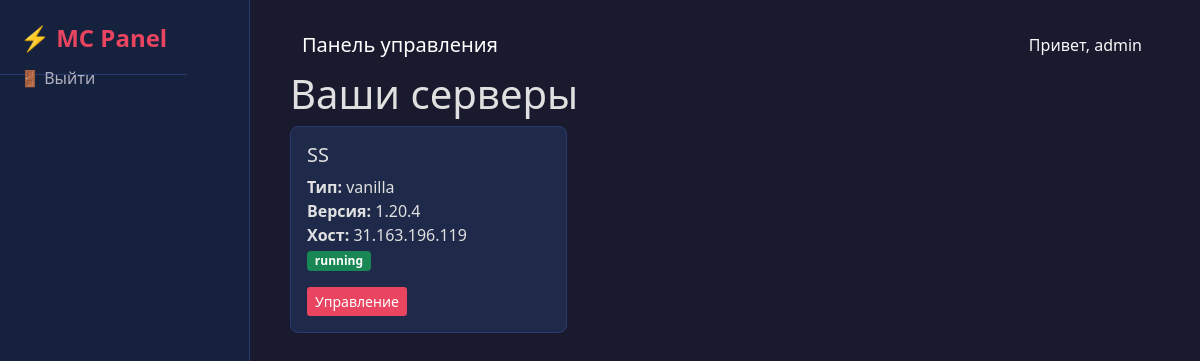
Screenshot of / (signed in) with the database file from the repository.
### models.py (models this page shows, shortened)
class User(UserMixin, db.Model):
    id = db.Column(db.Integer, primary_key=True)
    username = db.Column(db.String(80), unique=True, nullable=False)
    password = db.Column(db.String(120), nullable=False)
    servers = db.relationship('Server', backref='owner', lazy=True)
    co_servers = db.relationship('Server', secondary=server_access, backref=db.backref('co_owners', lazy='dynamic'))

class Server(db.Model):
    id = db.Column(db.Integer, primary_key=True)
    name = db.Column(db.String(100), nullable=False)
    server_type = db.Column(db.String(20), nullable=False, default='vanilla')
    mc_version = db.Column(db.String(20), nullable=False)
    ssh_host = db.Column(db.String(100), nullable=False)
    ssh_port = db.Column(db.Integer, default=22)
    ssh_user = db.Column(db.String(50), nullable=False)
    ssh_password_enc = db.Column(db.String(255), nullable=False)
    status = db.Column(db.String(20), default='offline')
    user_id = db.Column(db.Integer, db.ForeignKey('user.id'), nullable=False)
    startup_command = db.Column(db.Text, default="java -Xms128M -Xmx1024M -jar server.jar nogui")
    memory_percent = db.Column(db.Integer, default=95)
    timezone = db.Column(db.String(50), default="Europe/Moscow")
    garbage_collector = db.Column(db.String(50), default="UseSerialGC")
    domain = db.Column(db.String(100), nullable=True)
    srv_record = db.Column(db.String(100), nullable=True)
    def get_password(self):
        fernet = Fernet(Config.FERNET_KEY.encode())
        return fernet.decrypt(self.ssh_password_enc.encode()).decode()

### app.py (the view)
@app.route('/')
@login_required
def index():
    own_servers = Server.query.filter_by(user_id=current_user.id).all()
    co_servers = Server.query.join(server_access).filter(server_access.c.user_id == current_user.id).all()
    servers = list(set(own_servers + co_servers))
    for server in servers:
        try:
            client = ssh_connect(
                host=server.ssh_host,
                port=server.ssh_port,
                user=server.ssh_user,
                password=server.get_password()
            )
            status = get_status(client, server.name)
            if server.status != status:
                server.status = status
            client.close()
        except Exception:
            server.status = 'offline'
    db.session.commit()
    return render_template('index.html', servers=servers)

### app.py (called while the page is built)
@login_manager.user_loader
def load_user(user_id):
    return db.session.get(User, int(user_id))

### templates/index.html
{% extends "base.html" %}
{% block content %}
<h1>Ваши серверы</h1>
<div class="row">
    {% for server in servers %}
    <div class="col-md-4">
        <div class="card server-card">
            <div class="card-body">
                <h5 class="card-title">{{ server.name }}</h5>
                <p class="card-text">
                    <strong>Тип:</strong> {{ server.server_type }}<br>
                    <strong>Версия:</strong> {{ server.mc_version }}<br>
                    <strong>Хост:</strong> {{ server.ssh_host }}<br>
                    <span class="badge bg-{% if server.status == 'running' %}success{% elif server.status == 'stopped' %}warning{% else %}secondary{% endif %} status-badge">
                        {{ server.status }}
                    </span>
                </p>
                <a href="{{ url_for('server_detail', server_id=server.id) }}" class="btn btn-primary btn-sm">Управление</a>
            </div>
        </div>
    </div>
    {% else %}
    <p>Нет добавленных серверов. <a href="{{ url_for('add_server') }}">Добавить первый</a></p>
    {% endfor %}
</div>
{% endblock %}

### templates/base.html (shortened to what this page needs)
<!DOCTYPE html>
<html lang="ru">
<head>
    <link href="https://cdn.jsdelivr.net/npm/bootstrap@5.1.3/dist/css/bootstrap.min.css" rel="stylesheet">
    <link rel="stylesheet" href="{{ url_for('static', filename='style.css') }}">
</head>
<body>
    <div class="sidebar">
        <a href="{{ url_for('index') }}" class="brand" style="text-decoration: none;">⚡ MC Panel</a>
        <div class="nav flex-column">
            {% if current_user.is_authenticated %}
            <a class="nav-link" href="{{ url_for('logout') }}">🚪 Выйти</a>
            {% else %}
                <a class="nav-link" href="{{ url_for('login') }}">🔑 Вход</a>
                <a class="nav-link" href="{{ url_for('register') }}">📝 Регистрация</a>
            {% endif %}
        </div>
    </div>
    <div class="main-content">
        <nav class="navbar navbar-expand-lg navbar-dark bg-transparent">
            <div class="container-fluid">
                <span class="navbar-brand mb-0 h1">{% block title %}Панель управления{% endblock %}</span>
                <div class="d-flex">
                    {% if current_user.is_authenticated %}
                        <span class="text-light me-3">Привет, {{ current_user.username }}</span>
                    {% endif %}
                </div>
            </div>
        </nav>
        {% block content %}{% endblock %}
    </div>
</body>
</html>

### static/style.css (style rules this page uses)
body { background-color: #1a1a2e; color: #e0e0e0; font-family: 'Segoe UI', Tahoma, Geneva, Verdana, sans-serif; padding-left: 260px; }
.sidebar { position: fixed; top: 0; left: 0; height: 100vh; width: 250px; background-color: #16213e; padding: 20px 0; overflow-y: auto; border-right: 1px solid #2a3a6e; z-index: 1000; }
.sidebar .brand { color: #e94560; font-size: 1.5rem; font-weight: bold; padding: 0 20px 20px; border-bottom: 1px solid #2a3a6e; margin-bottom: 20px; }
.sidebar .nav-link { color: #b0b0c0; padding: 10px 20px; border-radius: 0; transition: 0.2s; }
.main-content { padding: 20px 30px; }
.card { background-color: #1f2a4a; border: 1px solid #2a3a6e; border-radius: 8px; margin-bottom: 20px; }
.btn-primary { background-color: #e94560; border: none; }
a { color: #e94560; }

### rows the page displays
User: username "admin"
Server: name "SS", server_type "vanilla", mc_version "1.20.4", ssh_host "31.163.196.119", status "running"
